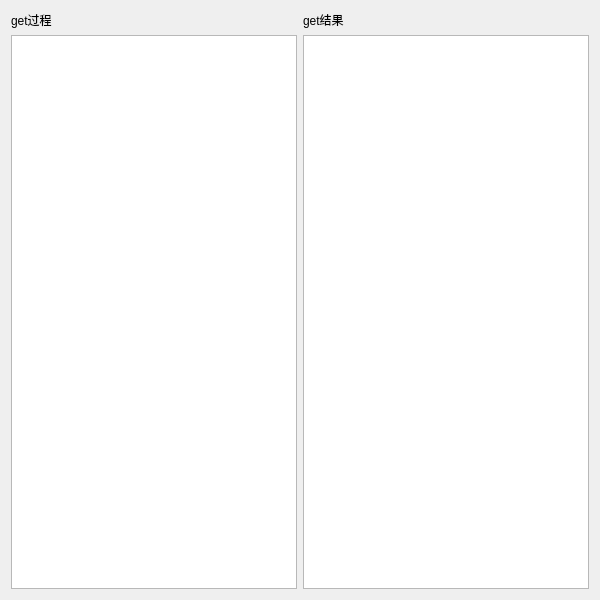
<?xml version="1.0" encoding="UTF-8"?>
<ui version="4.0">
 <class>MyGet</class>
 <widget class="QWidget" name="MyGet">
  <property name="geometry">
   <rect>
    <x>0</x>
    <y>0</y>
    <width>600</width>
    <height>600</height>
   </rect>
  </property>
  <property name="windowTitle">
   <string>MyGet</string>
  </property>
  <layout class="QGridLayout" name="gridLayout">
   <item row="1" column="0">
    <widget class="QTextBrowser" name="textBrowser"/>
   </item>
   <item row="0" column="0">
    <widget class="QLabel" name="label">
     <property name="text">
      <string>get过程</string>
     </property>
    </widget>
   </item>
   <item row="1" column="1">
    <widget class="QTextBrowser" name="textBrowser_2"/>
   </item>
   <item row="0" column="1">
    <widget class="QLabel" name="label_2">
     <property name="text">
      <string>get结果</string>
     </property>
    </widget>
   </item>
  </layout>
 </widget>
 <layoutdefault spacing="6" margin="11"/>
 <resources/>
 <connections/>
</ui>
